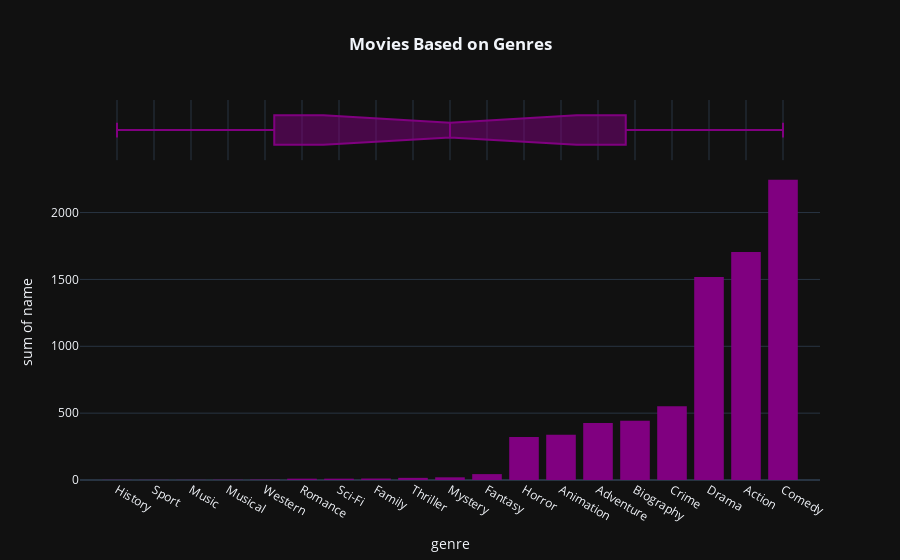

Notebook code cell kept with this figure:
### Code cell
# visualize movies based on genres

movies_genres=px.histogram(movie.groupby('genre', as_index=False).count().sort_values(by='name', ascending=True), x='genre', y='name', color_discrete_sequence=['purple'], template='plotly_dark', marginal='box', title='<b>Movies Based on Genres</b>')

movies_genres.update_layout(title_x=0.5)

### Figure 1 — Plotly figure (JSON) as saved in the notebook; plotly's stock layout.template omitted (floating-point values rounded to 4 significant figures)
{"data": [{"alignmentgroup": "True", "bingroup": "x", "histfunc": "sum", "hovertemplate": "genre=%{x}<br>sum of name=%{y}<extra></extra>", "legendgroup": "", "marker": {"color": "purple", "pattern": {"shape": ""}}, "name": "", "offsetgroup": "", "orientation": "v", "showlegend": false, "type": "histogram", "x": ["History", "Sport", "Music", "Musical", "Western", "Romance", "Sci-Fi", "Family", "Thriller", "Mystery", "Fantasy", "Horror", "Animation", "Adventure", "Biography", "Crime", "Drama", "Action", "Comedy"], "xaxis": "x", "y": [1, 1, 1, 2, 3, 10, 10, 11, 16, 20, 44, 322, 338, 427, 443, 551, 1518, 1705, 2245], "yaxis": "y"}, {"alignmentgroup": "True", "hovertemplate": "genre=%{x}<extra></extra>", "legendgroup": "", "marker": {"color": "purple"}, "name": "", "notched": true, "offsetgroup": "", "showlegend": false, "type": "box", "x": ["History", "Sport", "Music", "Musical", "Western", "Romance", "Sci-Fi", "Family", "Thriller", "Mystery", "Fantasy", "Horror", "Animation", "Adventure", "Biography", "Crime", "Drama", "Action", "Comedy"], "xaxis": "x2", "yaxis": "y2"}], "layout": {"barmode": "relative", "legend": {"tracegroupgap": 0}, "title": {"text": "<b>Movies Based on Genres</b>", "x": 0.5}, "xaxis": {"anchor": "y", "domain": [0, 1], "title": {"text": "genre"}}, "xaxis2": {"anchor": "y2", "domain": [0, 1], "matches": "x", "showgrid": true, "showticklabels": false}, "yaxis": {"anchor": "x", "domain": [0, 0.8316], "title": {"text": "sum of name"}}, "yaxis2": {"anchor": "x2", "domain": [0.8416, 1], "matches": "y2", "showgrid": false, "showline": false, "showticklabels": false, "ticks": ""}}}
